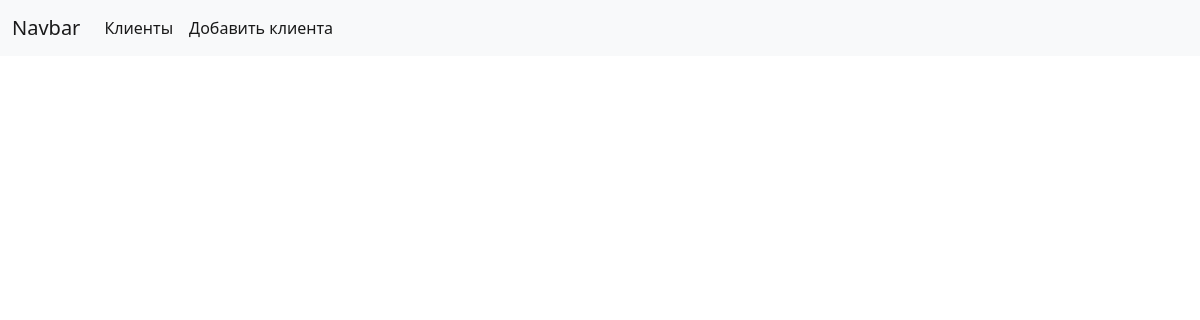
The page /clients/ on the database as committed earlier.
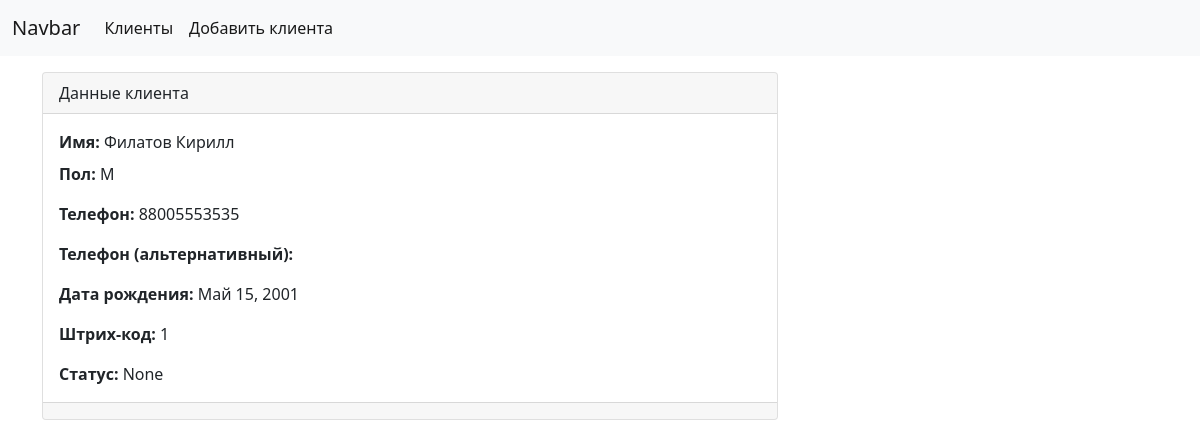
The same page on the database as committed later.
### listok/models.py (models this page shows, shortened)
class User(models.Model):
    class Meta:
        verbose_name = "Клиент"
        verbose_name_plural = "Клиенты"
        ordering = ['ab_status']
    gender_choise = (
        ('Мужской', 'Мужской'),
        ('Ж', 'Женский')
    )
    blacklist_choise = (
        ('Н', 'Нет'),
        ('Д', 'Да')
    )
    sms_choise = (
        ('Е', 'Есть разрешение'),
        ('Н', 'Нет разрешения')
    )
    FIO = models.CharField(max_length=255, verbose_name='ФИО')
    gender = models.CharField(max_length=10, choices=gender_choise, verbose_name='Пол')
    number = models.CharField(max_length=30, verbose_name='Телефон')
    number2 = models.CharField(max_length=30, verbose_name='Телефон (альтернативный)', blank=True)
    birthday_date = models.DateField(auto_now=False, auto_now_add=False, verbose_name='Дата рождения')
    adres = models.CharField(max_length=255, verbose_name='Адрес', blank=True)
    code = models.CharField(max_length=255, verbose_name='Штрих-код')
    family_field = models.CharField(max_length=255, verbose_name='Карточка родителя', blank=True)
    FIO_family = models.CharField(max_length=255, verbose_name='ФИО роидтеля', blank=True)
    number_family = models.CharField(max_length=255, verbose_name='Телефон родителя', blank=True)
    email = models.CharField(max_length=255, verbose_name='Email', blank=True)
    status = models.ForeignKey('Status', verbose_name='Статус', on_delete=models.PROTECT, blank=True, null=True)
    ab_status = models.CharField(max_length=255, verbose_name='Статус абонемента')      # придумать метод и формат поля
    blacklist = models.CharField(max_length=1, verbose_name='Черный список', choices=blacklist_choise)
    source = models.ForeignKey('Source', verbose_name='Источник', on_delete=models.PROTECT, blank=True, null=True)
    class_format = models.ForeignKey('ClassFormat', verbose_name='Формат занятий', on_delete=models.PROTECT, blank=True, null=True)
    personal_disc = models.PositiveSmallIntegerField(verbose_name='Персональная скидка', blank=True, null=True)
    Vk_id = models.CharField(max_length=255, verbose_name='Вконтакте ID', blank=True)
    Fb_id = models.CharField(max_length=255, verbose_name='Facebook ID', blank=True)
    Ig_id = models.CharField(max_length=255, verbose_name='Instagramm ID', blank=True)
    contraindications = models.ForeignKey('Contraindications', verbose_name='Противопоказания', on_delete=models.PROTECT,
                                          blank=True, null=True)
    sms = models.CharField(max_length=1, verbose_name='Отправка сообщений', choices=sms_choise)
    email_choise = models.CharField(max_length=1, verbose_name='Отправка Email', choices=sms_choise)
    notes_unvi = models.TextField(max_length=1000, verbose_name='Заметки', blank=True)
    notes_visible = models.TextField(max_length=500, verbose_name='Заметки (видимые)', blank=True)
    passport = models.PositiveIntegerField(verbose_name='Номер и серия паспорта')
    passport_date = models.DateField(auto_now=False, auto_now_add=False, verbose_name='Дата выдачи паспорта')
    passport_org = models.CharField(max_length=255, verbose_name='Кем выдан')
    org_code = models.CharField(max_length=20, verbose_name='Дата выдачи')

### listok/views.py (the view)
# urls.py: path('clients/', include('listok.urls')),
def clients(request):
    personal = User.objects.order_by('ab_status')
    context = {
        'personal': personal,
        'title': 'Список персонала',
    }
    return render(request, 'app_templates/form.html', context)

### templates/app_templates/form.html
{% extends 'base.html' %}
{% block content %}
{% include 'include/_content.html' %}
{% endblock %}\

### templates/include/_content.html (shortened to what this page needs)
<div class="col-md-8">
            {% for item in personal %}
            <div class="card text-right">
                <div class="card-header">
                    <t1>Данные клиента</t1>
                </div>
                <div class="card-body">
                    <p class="card-title"><b>Имя:</b> {{ item.FIO }}</p>
                    <p class="card-text"><b>Пол:</b> {{ item.gender }}</p>
                    <p class="card-text"><b>Телефон:</b> {{ item.number }}</p>
                    <p class="card-text"><b>Телефон (альтернативный):</b> {{ item.number2 }}</p>
                    <p class="card-text"><b>Дата рождения:</b> {{ item.birthday_date }}</p>
                    <p class="card-text"><b>Штрих-код:</b> {{ item.code }}</p>
                    <p class="card-text"><b>Статус:</b> {{ item.status }}</p>
                </div>
                <div class="card-footer text-muted">
                </div>
            </div>
            {% endfor %}
</div>

Rows that differ between the two databases and show on the page:
added User: FIO "Филатов Кирилл", gender "М", number "88005553535", birthday_date "Май 15, 2001", code "1", status "None"
